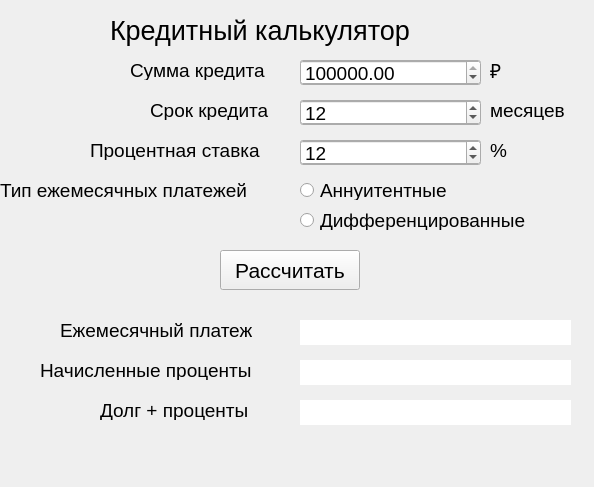
<?xml version="1.0" encoding="UTF-8"?>
<ui version="4.0">
 <class>CreditWindow</class>
 <widget class="QWidget" name="CreditWindow">
  <property name="geometry">
   <rect>
    <x>0</x>
    <y>0</y>
    <width>594</width>
    <height>487</height>
   </rect>
  </property>
  <property name="windowTitle">
   <string>Form</string>
  </property>
  <widget class="QLabel" name="label_title">
   <property name="geometry">
    <rect>
     <x>110</x>
     <y>10</y>
     <width>361</width>
     <height>40</height>
    </rect>
   </property>
   <property name="font">
    <font>
     <pointsize>20</pointsize>
    </font>
   </property>
   <property name="text">
    <string>Кредитный калькулятор</string>
   </property>
  </widget>
  <widget class="QLabel" name="label_sum">
   <property name="geometry">
    <rect>
     <x>130</x>
     <y>60</y>
     <width>161</width>
     <height>20</height>
    </rect>
   </property>
   <property name="font">
    <font>
     <pointsize>14</pointsize>
    </font>
   </property>
   <property name="text">
    <string>Сумма кредита</string>
   </property>
  </widget>
  <widget class="QLineEdit" name="lineEdit_sum">
   <property name="geometry">
    <rect>
     <x>300</x>
     <y>60</y>
     <width>181</width>
     <height>25</height>
    </rect>
   </property>
   <property name="font">
    <font>
     <pointsize>14</pointsize>
    </font>
   </property>
  </widget>
  <widget class="QLineEdit" name="lineEdit_term">
   <property name="geometry">
    <rect>
     <x>300</x>
     <y>100</y>
     <width>181</width>
     <height>25</height>
    </rect>
   </property>
   <property name="font">
    <font>
     <pointsize>14</pointsize>
    </font>
   </property>
  </widget>
  <widget class="QLabel" name="label_term">
   <property name="geometry">
    <rect>
     <x>150</x>
     <y>100</y>
     <width>141</width>
     <height>20</height>
    </rect>
   </property>
   <property name="font">
    <font>
     <pointsize>14</pointsize>
    </font>
   </property>
   <property name="text">
    <string>Срок кредита</string>
   </property>
  </widget>
  <widget class="QLineEdit" name="lineEdit_percent">
   <property name="geometry">
    <rect>
     <x>300</x>
     <y>140</y>
     <width>181</width>
     <height>25</height>
    </rect>
   </property>
   <property name="font">
    <font>
     <pointsize>14</pointsize>
    </font>
   </property>
  </widget>
  <widget class="QLabel" name="label_percent">
   <property name="geometry">
    <rect>
     <x>90</x>
     <y>140</y>
     <width>201</width>
     <height>20</height>
    </rect>
   </property>
   <property name="font">
    <font>
     <pointsize>14</pointsize>
    </font>
   </property>
   <property name="text">
    <string>Процентная ставка</string>
   </property>
  </widget>
  <widget class="QLabel" name="label_title_rubles">
   <property name="geometry">
    <rect>
     <x>490</x>
     <y>60</y>
     <width>61</width>
     <height>20</height>
    </rect>
   </property>
   <property name="font">
    <font>
     <pointsize>14</pointsize>
    </font>
   </property>
   <property name="text">
    <string>₽</string>
   </property>
  </widget>
  <widget class="QLabel" name="label_title_months">
   <property name="geometry">
    <rect>
     <x>490</x>
     <y>100</y>
     <width>91</width>
     <height>20</height>
    </rect>
   </property>
   <property name="font">
    <font>
     <pointsize>14</pointsize>
    </font>
   </property>
   <property name="text">
    <string>месяцев</string>
   </property>
  </widget>
  <widget class="QLabel" name="label_title_percent">
   <property name="geometry">
    <rect>
     <x>490</x>
     <y>140</y>
     <width>101</width>
     <height>20</height>
    </rect>
   </property>
   <property name="font">
    <font>
     <pointsize>14</pointsize>
    </font>
   </property>
   <property name="text">
    <string>%</string>
   </property>
  </widget>
  <widget class="QLabel" name="label_type">
   <property name="geometry">
    <rect>
     <x>0</x>
     <y>180</y>
     <width>291</width>
     <height>20</height>
    </rect>
   </property>
   <property name="font">
    <font>
     <pointsize>14</pointsize>
    </font>
   </property>
   <property name="text">
    <string>Тип ежемесячных платежей</string>
   </property>
  </widget>
  <widget class="QRadioButton" name="radioButton_annuity">
   <property name="geometry">
    <rect>
     <x>300</x>
     <y>180</y>
     <width>181</width>
     <height>20</height>
    </rect>
   </property>
   <property name="font">
    <font>
     <pointsize>14</pointsize>
    </font>
   </property>
   <property name="text">
    <string>Аннуитентные</string>
   </property>
  </widget>
  <widget class="QRadioButton" name="radioButton_diff">
   <property name="geometry">
    <rect>
     <x>300</x>
     <y>210</y>
     <width>261</width>
     <height>20</height>
    </rect>
   </property>
   <property name="font">
    <font>
     <pointsize>14</pointsize>
    </font>
   </property>
   <property name="text">
    <string>Дифференцированные</string>
   </property>
  </widget>
  <widget class="QPushButton" name="pushButton_calculate">
   <property name="geometry">
    <rect>
     <x>220</x>
     <y>250</y>
     <width>140</width>
     <height>40</height>
    </rect>
   </property>
   <property name="font">
    <font>
     <pointsize>16</pointsize>
    </font>
   </property>
   <property name="text">
    <string>Рассчитать</string>
   </property>
  </widget>
  <widget class="QLabel" name="label_permonth">
   <property name="geometry">
    <rect>
     <x>60</x>
     <y>320</y>
     <width>221</width>
     <height>20</height>
    </rect>
   </property>
   <property name="font">
    <font>
     <pointsize>14</pointsize>
    </font>
   </property>
   <property name="text">
    <string>Ежемесячный платеж</string>
   </property>
  </widget>
  <widget class="QLabel" name="label_charges">
   <property name="geometry">
    <rect>
     <x>40</x>
     <y>360</y>
     <width>241</width>
     <height>20</height>
    </rect>
   </property>
   <property name="font">
    <font>
     <pointsize>14</pointsize>
    </font>
   </property>
   <property name="text">
    <string>Начисленные проценты</string>
   </property>
  </widget>
  <widget class="QLabel" name="label_fullsum">
   <property name="geometry">
    <rect>
     <x>100</x>
     <y>400</y>
     <width>181</width>
     <height>20</height>
    </rect>
   </property>
   <property name="font">
    <font>
     <pointsize>14</pointsize>
    </font>
   </property>
   <property name="text">
    <string>Долг + проценты</string>
   </property>
  </widget>
  <widget class="QLabel" name="label_permonth_value">
   <property name="geometry">
    <rect>
     <x>300</x>
     <y>320</y>
     <width>271</width>
     <height>25</height>
    </rect>
   </property>
   <property name="font">
    <font>
     <pointsize>14</pointsize>
    </font>
   </property>
   <property name="styleSheet">
    <string notr="true">background-color: rgb(255, 255, 255);</string>
   </property>
   <property name="text">
    <string/>
   </property>
  </widget>
  <widget class="QLabel" name="label_charges_value">
   <property name="geometry">
    <rect>
     <x>300</x>
     <y>360</y>
     <width>271</width>
     <height>25</height>
    </rect>
   </property>
   <property name="font">
    <font>
     <pointsize>14</pointsize>
    </font>
   </property>
   <property name="styleSheet">
    <string notr="true">background-color: rgb(255, 255, 255);</string>
   </property>
   <property name="text">
    <string/>
   </property>
  </widget>
  <widget class="QLabel" name="label_fullsum_value">
   <property name="geometry">
    <rect>
     <x>300</x>
     <y>400</y>
     <width>271</width>
     <height>25</height>
    </rect>
   </property>
   <property name="font">
    <font>
     <pointsize>14</pointsize>
    </font>
   </property>
   <property name="styleSheet">
    <string notr="true">background-color: rgb(255, 255, 255);</string>
   </property>
   <property name="text">
    <string/>
   </property>
  </widget>
  <widget class="QDoubleSpinBox" name="doubleSpinBox_sum">
   <property name="geometry">
    <rect>
     <x>300</x>
     <y>60</y>
     <width>181</width>
     <height>25</height>
    </rect>
   </property>
   <property name="font">
    <font>
     <pointsize>14</pointsize>
    </font>
   </property>
   <property name="minimum">
    <double>1.000000000000000</double>
   </property>
   <property name="maximum">
    <double>10000000000000000000000.000000000000000</double>
   </property>
   <property name="singleStep">
    <double>1000.000000000000000</double>
   </property>
   <property name="value">
    <double>100000.000000000000000</double>
   </property>
  </widget>
  <widget class="QSpinBox" name="spinBox_term">
   <property name="geometry">
    <rect>
     <x>300</x>
     <y>100</y>
     <width>181</width>
     <height>25</height>
    </rect>
   </property>
   <property name="font">
    <font>
     <pointsize>14</pointsize>
    </font>
   </property>
   <property name="minimum">
    <number>1</number>
   </property>
   <property name="maximum">
    <number>1000</number>
   </property>
   <property name="value">
    <number>12</number>
   </property>
  </widget>
  <widget class="QSpinBox" name="spinBox_percent">
   <property name="geometry">
    <rect>
     <x>300</x>
     <y>140</y>
     <width>181</width>
     <height>25</height>
    </rect>
   </property>
   <property name="font">
    <font>
     <pointsize>14</pointsize>
    </font>
   </property>
   <property name="minimum">
    <number>1</number>
   </property>
   <property name="maximum">
    <number>999</number>
   </property>
   <property name="value">
    <number>12</number>
   </property>
  </widget>
 </widget>
 <resources/>
 <connections/>
</ui>
